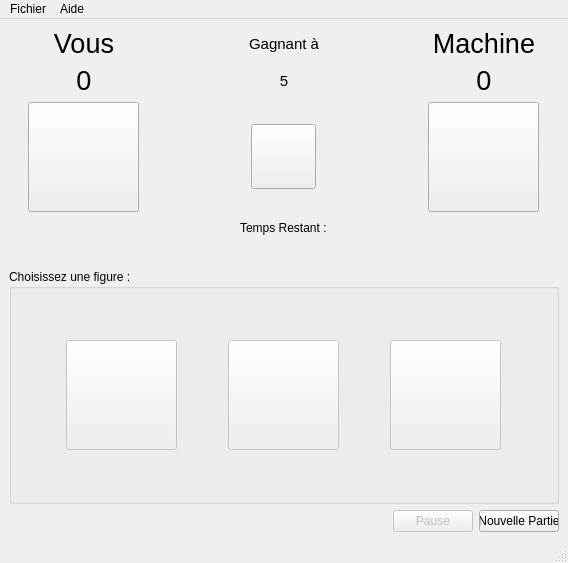
<?xml version="1.0" encoding="UTF-8"?>
<ui version="4.0">
 <class>chifoumivue</class>
 <widget class="QMainWindow" name="chifoumivue">
  <property name="geometry">
   <rect>
    <x>0</x>
    <y>0</y>
    <width>568</width>
    <height>563</height>
   </rect>
  </property>
  <property name="minimumSize">
   <size>
    <width>568</width>
    <height>563</height>
   </size>
  </property>
  <property name="maximumSize">
   <size>
    <width>50000</width>
    <height>50000</height>
   </size>
  </property>
  <property name="windowTitle">
   <string>MainWindow</string>
  </property>
  <widget class="QWidget" name="centralwidget">
   <layout class="QVBoxLayout" name="verticalLayout_6">
    <item>
     <layout class="QVBoxLayout" name="verticalLayout_4">
      <item>
       <layout class="QVBoxLayout" name="verticalLayout_5" stretch="0,0,0">
        <property name="sizeConstraint">
         <enum>QLayout::SetDefaultConstraint</enum>
        </property>
        <item>
         <layout class="QGridLayout" name="gridLayout_2" columnstretch="0,0,0">
          <item row="5" column="1">
           <layout class="QHBoxLayout" name="horizontalLayout_2"/>
          </item>
          <item row="1" column="2">
           <widget class="QLabel" name="ScoreMachine">
            <property name="maximumSize">
             <size>
              <width>150</width>
              <height>16777215</height>
             </size>
            </property>
            <property name="font">
             <font>
              <pointsize>20</pointsize>
             </font>
            </property>
            <property name="text">
             <string>0</string>
            </property>
            <property name="alignment">
             <set>Qt::AlignCenter</set>
            </property>
           </widget>
          </item>
          <item row="3" column="1" alignment="Qt::AlignHCenter">
           <widget class="QLabel" name="TexteTemps">
            <property name="maximumSize">
             <size>
              <width>110</width>
              <height>16777215</height>
             </size>
            </property>
            <property name="text">
             <string>Temps Restant :</string>
            </property>
           </widget>
          </item>
          <item row="0" column="1">
           <widget class="QLabel" name="Objectif">
            <property name="font">
             <font>
              <pointsize>11</pointsize>
             </font>
            </property>
            <property name="text">
             <string>Gagnant à</string>
            </property>
            <property name="alignment">
             <set>Qt::AlignCenter</set>
            </property>
           </widget>
          </item>
          <item row="0" column="2">
           <widget class="QLabel" name="Machine">
            <property name="font">
             <font>
              <pointsize>20</pointsize>
             </font>
            </property>
            <property name="text">
             <string>Machine</string>
            </property>
            <property name="alignment">
             <set>Qt::AlignCenter</set>
            </property>
           </widget>
          </item>
          <item row="2" column="2" alignment="Qt::AlignHCenter">
           <widget class="QPushButton" name="SelectMachine">
            <property name="minimumSize">
             <size>
              <width>111</width>
              <height>110</height>
             </size>
            </property>
            <property name="maximumSize">
             <size>
              <width>111</width>
              <height>110</height>
             </size>
            </property>
            <property name="text">
             <string/>
            </property>
            <property name="icon">
             <iconset resource="ressourcesChifoumi.qrc">
              <normaloff>:/chifoumi/images/rien.gif</normaloff>:/chifoumi/images/rien.gif</iconset>
            </property>
            <property name="iconSize">
             <size>
              <width>111</width>
              <height>110</height>
             </size>
            </property>
           </widget>
          </item>
          <item row="0" column="0">
           <widget class="QLabel" name="Joueur">
            <property name="font">
             <font>
              <pointsize>20</pointsize>
             </font>
            </property>
            <property name="text">
             <string>Vous</string>
            </property>
            <property name="alignment">
             <set>Qt::AlignCenter</set>
            </property>
           </widget>
          </item>
          <item row="2" column="0" alignment="Qt::AlignHCenter">
           <widget class="QPushButton" name="SelectJoueur">
            <property name="minimumSize">
             <size>
              <width>111</width>
              <height>110</height>
             </size>
            </property>
            <property name="maximumSize">
             <size>
              <width>111</width>
              <height>110</height>
             </size>
            </property>
            <property name="text">
             <string/>
            </property>
            <property name="icon">
             <iconset resource="ressourcesChifoumi.qrc">
              <normaloff>:/chifoumi/images/rien.gif</normaloff>:/chifoumi/images/rien.gif</iconset>
            </property>
            <property name="iconSize">
             <size>
              <width>111</width>
              <height>110</height>
             </size>
            </property>
           </widget>
          </item>
          <item row="1" column="1">
           <widget class="QLabel" name="ScoreObjectif">
            <property name="font">
             <font>
              <pointsize>11</pointsize>
             </font>
            </property>
            <property name="text">
             <string>5</string>
            </property>
            <property name="alignment">
             <set>Qt::AlignCenter</set>
            </property>
           </widget>
          </item>
          <item row="1" column="0">
           <widget class="QLabel" name="ScoreJoueur">
            <property name="maximumSize">
             <size>
              <width>150</width>
              <height>16777215</height>
             </size>
            </property>
            <property name="font">
             <font>
              <pointsize>20</pointsize>
             </font>
            </property>
            <property name="text">
             <string>0</string>
            </property>
            <property name="alignment">
             <set>Qt::AlignCenter</set>
            </property>
           </widget>
          </item>
          <item row="2" column="1" alignment="Qt::AlignHCenter">
           <widget class="QPushButton" name="Fight">
            <property name="enabled">
             <bool>true</bool>
            </property>
            <property name="sizePolicy">
             <sizepolicy hsizetype="Minimum" vsizetype="Maximum">
              <horstretch>0</horstretch>
              <verstretch>0</verstretch>
             </sizepolicy>
            </property>
            <property name="minimumSize">
             <size>
              <width>65</width>
              <height>65</height>
             </size>
            </property>
            <property name="maximumSize">
             <size>
              <width>65</width>
              <height>65</height>
             </size>
            </property>
            <property name="sizeIncrement">
             <size>
              <width>0</width>
              <height>0</height>
             </size>
            </property>
            <property name="font">
             <font>
              <kerning>true</kerning>
             </font>
            </property>
            <property name="layoutDirection">
             <enum>Qt::RightToLeft</enum>
            </property>
            <property name="text">
             <string/>
            </property>
            <property name="icon">
             <iconset resource="ressourcesChifoumi.qrc">
              <normaloff>:/chifoumi/images/versus.gif</normaloff>:/chifoumi/images/versus.gif</iconset>
            </property>
            <property name="iconSize">
             <size>
              <width>65</width>
              <height>65</height>
             </size>
            </property>
           </widget>
          </item>
          <item row="4" column="1">
           <widget class="QLabel" name="Temps">
            <property name="text">
             <string/>
            </property>
            <property name="alignment">
             <set>Qt::AlignCenter</set>
            </property>
           </widget>
          </item>
         </layout>
        </item>
        <item>
         <widget class="QGroupBox" name="groupBox">
          <property name="title">
           <string>Choisissez une figure :</string>
          </property>
          <layout class="QHBoxLayout" name="horizontalLayout_6">
           <item>
            <widget class="QPushButton" name="Ciseaux">
             <property name="enabled">
              <bool>false</bool>
             </property>
             <property name="minimumSize">
              <size>
               <width>111</width>
               <height>110</height>
              </size>
             </property>
             <property name="maximumSize">
              <size>
               <width>111</width>
               <height>110</height>
              </size>
             </property>
             <property name="text">
              <string/>
             </property>
             <property name="icon">
              <iconset resource="ressourcesChifoumi.qrc">
               <normaloff>:/chifoumi/images/ciseau.gif</normaloff>:/chifoumi/images/ciseau.gif</iconset>
             </property>
             <property name="iconSize">
              <size>
               <width>111</width>
               <height>110</height>
              </size>
             </property>
            </widget>
           </item>
           <item>
            <widget class="QPushButton" name="Feuille">
             <property name="enabled">
              <bool>false</bool>
             </property>
             <property name="minimumSize">
              <size>
               <width>111</width>
               <height>110</height>
              </size>
             </property>
             <property name="maximumSize">
              <size>
               <width>111</width>
               <height>110</height>
              </size>
             </property>
             <property name="text">
              <string/>
             </property>
             <property name="icon">
              <iconset resource="ressourcesChifoumi.qrc">
               <normaloff>:/chifoumi/images/papier.gif</normaloff>:/chifoumi/images/papier.gif</iconset>
             </property>
             <property name="iconSize">
              <size>
               <width>111</width>
               <height>110</height>
              </size>
             </property>
            </widget>
           </item>
           <item>
            <widget class="QPushButton" name="Pierre">
             <property name="enabled">
              <bool>false</bool>
             </property>
             <property name="minimumSize">
              <size>
               <width>111</width>
               <height>110</height>
              </size>
             </property>
             <property name="maximumSize">
              <size>
               <width>111</width>
               <height>110</height>
              </size>
             </property>
             <property name="text">
              <string/>
             </property>
             <property name="icon">
              <iconset resource="ressourcesChifoumi.qrc">
               <normaloff>:/chifoumi/images/pierre.gif</normaloff>:/chifoumi/images/pierre.gif</iconset>
             </property>
             <property name="iconSize">
              <size>
               <width>111</width>
               <height>110</height>
              </size>
             </property>
            </widget>
           </item>
          </layout>
         </widget>
        </item>
        <item>
         <layout class="QHBoxLayout" name="horizontalLayout_5" stretch="1,0,0">
          <item>
           <spacer name="horizontalSpacer_2">
            <property name="orientation">
             <enum>Qt::Horizontal</enum>
            </property>
            <property name="sizeType">
             <enum>QSizePolicy::Preferred</enum>
            </property>
            <property name="sizeHint" stdset="0">
             <size>
              <width>40</width>
              <height>10</height>
             </size>
            </property>
           </spacer>
          </item>
          <item>
           <widget class="QPushButton" name="Pause">
            <property name="enabled">
             <bool>false</bool>
            </property>
            <property name="text">
             <string>Pause</string>
            </property>
           </widget>
          </item>
          <item>
           <widget class="QPushButton" name="BoutonPartie">
            <property name="maximumSize">
             <size>
              <width>80</width>
              <height>16777215</height>
             </size>
            </property>
            <property name="text">
             <string>Nouvelle Partie</string>
            </property>
           </widget>
          </item>
         </layout>
        </item>
       </layout>
      </item>
     </layout>
    </item>
   </layout>
  </widget>
  <widget class="QMenuBar" name="menubar">
   <property name="geometry">
    <rect>
     <x>0</x>
     <y>0</y>
     <width>568</width>
     <height>21</height>
    </rect>
   </property>
   <widget class="QMenu" name="menuFichier">
    <property name="title">
     <string>Fichier</string>
    </property>
    <addaction name="Parametres"/>
    <addaction name="Quitter"/>
   </widget>
   <widget class="QMenu" name="menuaide">
    <property name="title">
     <string>Aide</string>
    </property>
    <addaction name="separator"/>
    <addaction name="AProposDe"/>
   </widget>
   <addaction name="menuFichier"/>
   <addaction name="menuaide"/>
  </widget>
  <widget class="QStatusBar" name="statusbar"/>
  <action name="AProposDe">
   <property name="text">
    <string>A propos de</string>
   </property>
   <property name="shortcut">
    <string>F1</string>
   </property>
  </action>
  <action name="Parametres">
   <property name="text">
    <string>Paramètres</string>
   </property>
   <property name="shortcut">
    <string>F2</string>
   </property>
  </action>
  <action name="Quitter">
   <property name="text">
    <string>Quitter</string>
   </property>
   <property name="shortcut">
    <string>F3</string>
   </property>
  </action>
 </widget>
 <resources>
  <include location="ressourcesChifoumi.qrc"/>
 </resources>
 <connections/>
</ui>
